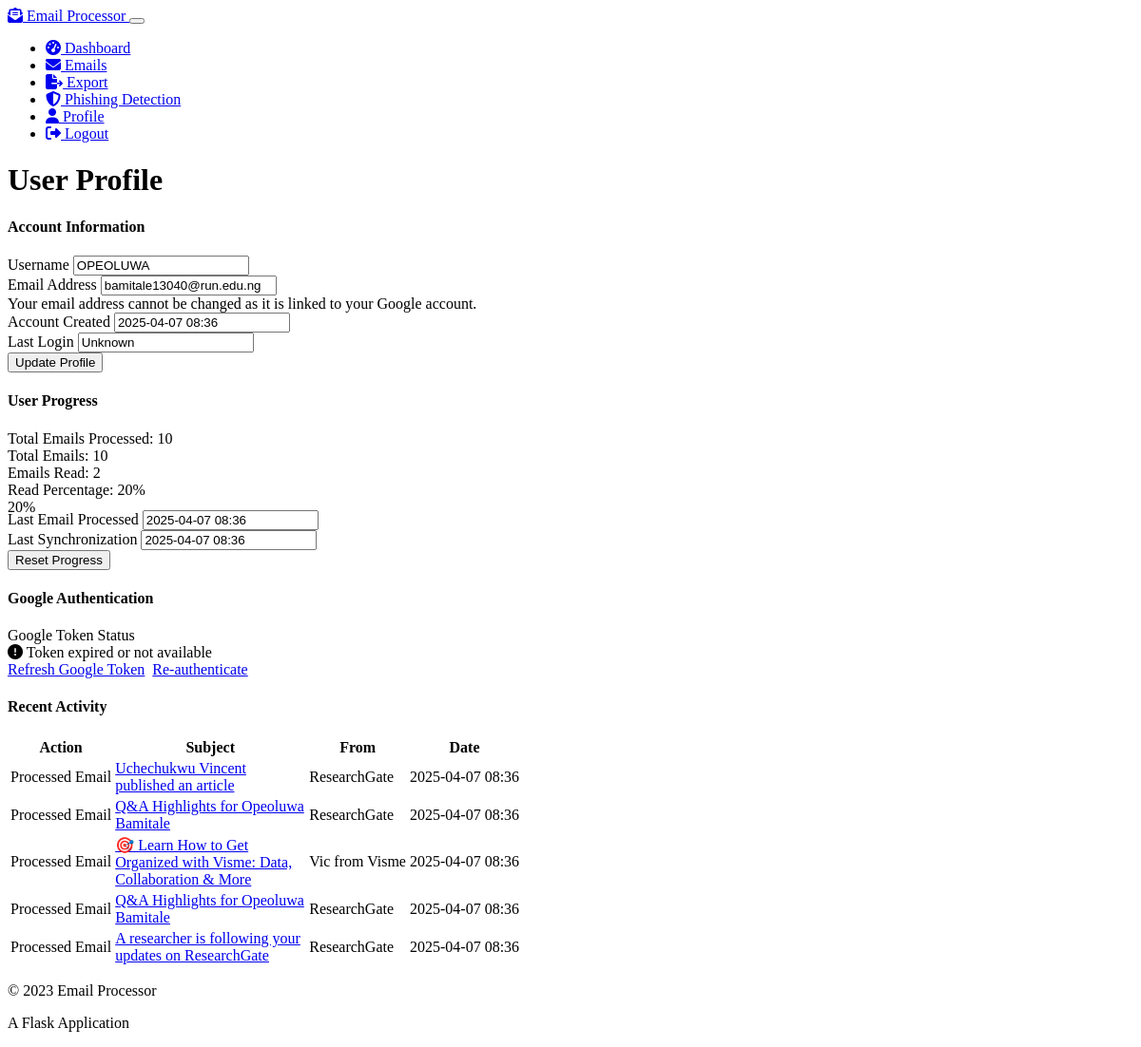
The app's page /profile (signed in), older data.
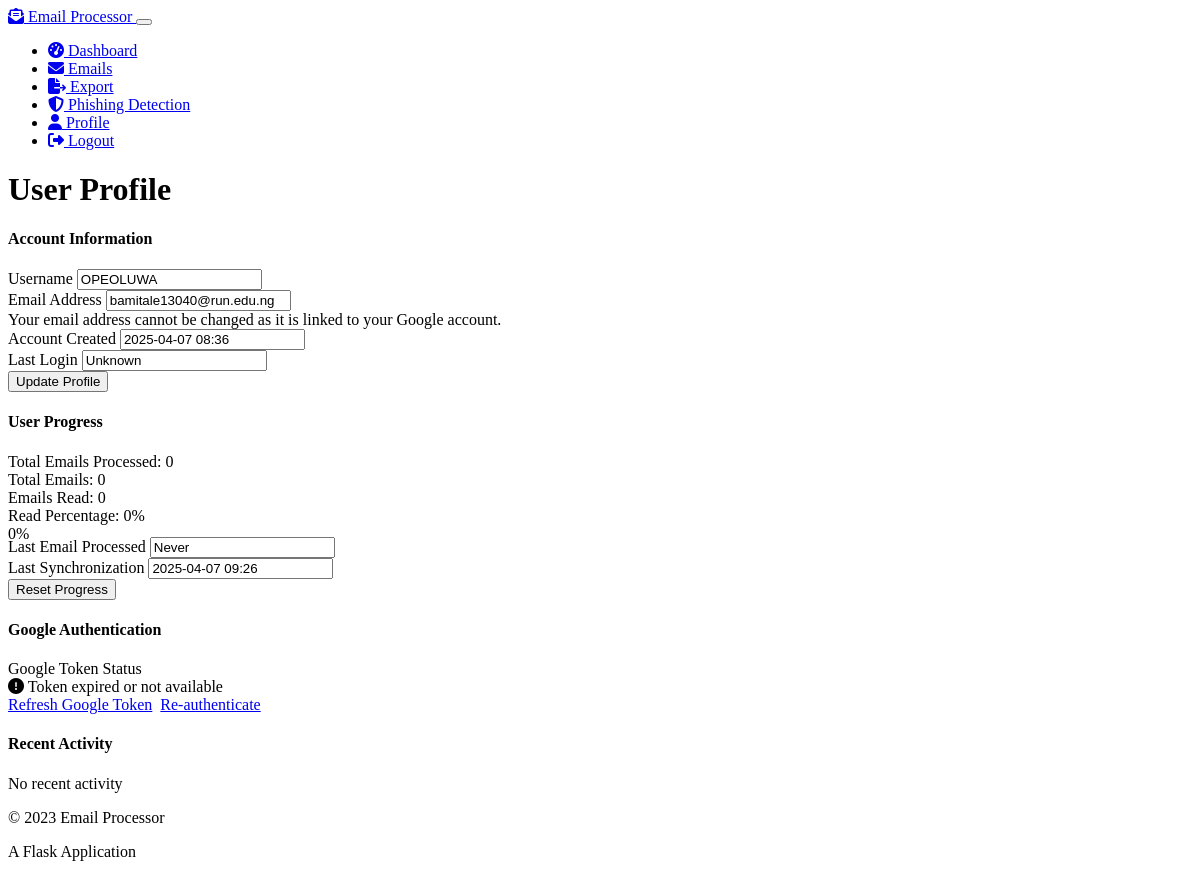
The same page, newer data.
### models.py (models this page shows, shortened)
class UserProgress(db.Model):
    id = db.Column(db.Integer, primary_key=True)
    user_id = db.Column(db.Integer, db.ForeignKey('user.id'), unique=True, nullable=False)
    total_emails_processed = db.Column(db.Integer, default=0)
    last_email_processed = db.Column(db.DateTime)
    last_sync_date = db.Column(db.DateTime)
    emails_read = db.Column(db.Integer, default=0)
    favorite_senders = db.Column(db.Text)  # Store as JSON

class Email(db.Model):
    id = db.Column(db.Integer, primary_key=True)
    user_id = db.Column(db.Integer, db.ForeignKey('user.id'), nullable=False)
    message_id = db.Column(db.String(256), nullable=False)
    sender = db.Column(db.String(120), nullable=False)
    sender_name = db.Column(db.String(120))
    recipient = db.Column(db.String(120), nullable=False)
    subject = db.Column(db.String(512))
    body_text = db.Column(db.Text)
    body_html = db.Column(db.Text)
    body_cleaned = db.Column(db.Text)
    date_received = db.Column(db.DateTime)
    date_processed = db.Column(db.DateTime, default=datetime.utcnow)
    is_read = db.Column(db.Boolean, default=False)

### user_progress.py (the view)
@user_progress_bp.route("/profile")
@login_required
def profile():
    progress = UserProgress.query.filter_by(user_id=current_user.id).first()
    if not progress:
        progress = UserProgress(user_id=current_user.id)
        db.session.add(progress)
        db.session.commit()
    total_emails = Email.query.filter_by(user_id=current_user.id).count()
    read_emails = Email.query.filter_by(user_id=current_user.id, is_read=True).count()
    read_percentage = (read_emails / total_emails * 100) if total_emails > 0 else 0
    favorite_senders = {}
    if progress.favorite_senders:
        try:
            favorite_senders = json.loads(progress.favorite_senders)
        except:
            favorite_senders = {}
    recent_emails = Email.query.filter_by(user_id=current_user.id)\
        .order_by(Email.date_processed.desc())\
        .limit(5).all()
    now = datetime.utcnow()
    return render_template('profile.html',
                          user=current_user,
                          progress=progress,
                          total_emails=total_emails,
                          read_emails=read_emails,
                          read_percentage=read_percentage,
                          favorite_senders=favorite_senders,
                          recent_emails=recent_emails,
                          now=now)

### app.py (called while the page is built)
@login_manager.user_loader
def load_user(user_id):
    from models import User
    return User.query.get(int(user_id))

### templates/profile.html (shortened to what the changed rows need)
{% extends 'base.html' %}
{% block content %}
<div class="row mb-4">
    <div class="col">
        <h1 class="mb-4">User Profile</h1>
    </div>
</div>
<div class="row">
    <div class="col-md-6 mb-4">
        <div class="card bg-dark mb-4">
            <div class="card-body">
                <div class="d-flex justify-content-between mb-2">
                    <span>Total Emails Processed:</span>
                    <span class="badge bg-primary">{{ progress.total_emails_processed }}</span>
                </div>
                <div class="d-flex justify-content-between mb-2">
                    <span>Total Emails:</span>
                    <span class="badge bg-info">{{ total_emails }}</span>
                </div>
                <div class="d-flex justify-content-between mb-2">
                    <span>Emails Read:</span>
                    <span class="badge bg-success">{{ read_emails }}</span>
                </div>
                <div class="d-flex justify-content-between mb-2">
                    <span>Read Percentage:</span>
                    <span class="badge bg-warning">{{ read_percentage|round|int }}%</span>
                </div>
                <div class="progress mt-3 mb-4">
                    <div class="progress-bar" role="progressbar" style="width: {{ read_percentage }}%" aria-valuenow="{{ read_percentage }}" aria-valuemin="0" aria-valuemax="100">{{ read_percentage|round|int }}%</div>
                </div>
                <div class="mb-3">
                    <label class="form-label">Last Email Processed</label>
                    <input type="text" class="form-control" value="{{ progress.last_email_processed.strftime('%Y-%m-%d %H:%M') if progress.last_email_processed else 'Never' }}" readonly>
                </div>
                <div class="mb-3">
                    <label class="form-label">Last Synchronization</label>
                    <input type="text" class="form-control" value="{{ progress.last_sync_date.strftime('%Y-%m-%d %H:%M') if progress.last_sync_date else 'Never' }}" readonly>
                </div>
            </div>
        </div>
    </div>
</div>
<div class="row mb-4">
    <div class="col-12">
        <div class="card bg-dark">
            <div class="card-body">
                {% if recent_emails %}
                    <div class="table-responsive">
                        <table class="table table-hover">
                            <thead>
                                <tr>
                                    <th>Action</th>
                                    <th>Subject</th>
                                    <th>From</th>
                                    <th>Date</th>
                                </tr>
                            </thead>
                            <tbody>
                                {% for email in recent_emails %}
                                    <tr>
                                        <td>Processed Email</td>
                                        <td class="text-truncate" style="max-width: 200px;">
                                            <a href="{{ url_for('email_processor_bp.email_detail', email_id=email.id) }}">
                                                {{ email.subject }}
                                            </a>
                                        </td>
                                        <td>{{ email.sender_name or email.sender }}</td>
                                        <td>{{ email.date_processed.strftime('%Y-%m-%d %H:%M') }}</td>
                                    </tr>
                                {% endfor %}
                            </tbody>
                        </table>
                    </div>
                {% else %}
                    <p class="text-muted">No recent activity</p>
                {% endif %}
            </div>
        </div>
    </div>
</div>
{% endblock %}

Row changes from the older to the newer data that the page shows:
removed Email: subject "Uchechukwu Vincent published an article", sender_name "ResearchGate", date_processed "2025-04-07 08:36"
removed Email: subject "Q&A Highlights for Opeoluwa Bamitale", sender_name "ResearchGate", date_processed "2025-04-07 08:36"
removed Email: subject "🎯 Learn How to Get Organized with Visme: Data, Collaboration & More", sender_name "Vic from Visme", date_processed "2025-04-07 08:36"
removed Email: subject "Q&A Highlights for Opeoluwa Bamitale", sender_name "ResearchGate", date_processed "2025-04-07 08:36"
removed Email: subject "A researcher is following your updates on ResearchGate", sender_name "ResearchGate", date_processed "2025-04-07 08:36"
changed UserProgress: total_emails_processed "10" → "0"; last_email_processed "2025-04-07 08:36" → "Never"; last_sync_date "2025-04-07 08:36" → "2025-04-07 09:26"
Text that changed along with them:
{{ total_emails }}: "10" → "0"
{{ read_emails }}: "2" → "0"
{{ read_percentage|round|int }}: "20" → "0"
text no longer shown: "Action Subject From Date"
text now shown: "No recent activity"
